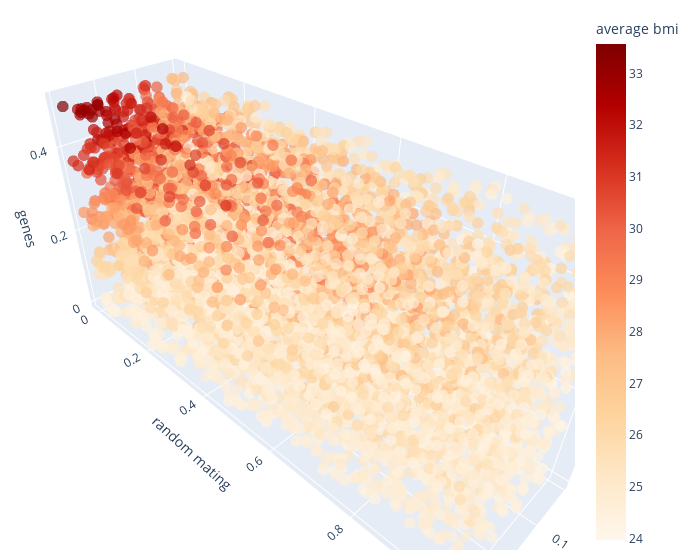

The cell this chart's notebook holds for it:
### Markdown cell above
## Average BMI

### Code cell
ef = Sensitivity(problem, df['average_bmi'], X)
ef.score('efast')
ef.plot(save=True, filepath= plots_path + 'snp-efast-average-bmi.pdf',
    move=True, moving_path= '../manuscript/plots/')
ef.plot3D(labels={'outcome':'average bmi', 'y':'random mating', 'x':'fertility', 'z':'genes'})
sav['ef_avg_s1'] = ef.tabval('S1')
sav['ef_avg_st'] = ef.tabval('ST')

### Figure 1 — Plotly figure (JSON) as saved in the notebook; plotly's stock layout.template omitted (floating-point values rounded to 4 significant figures; data arrays with more than 128 entries replaced by an {"elided": "..."} marker saying what was removed)
{"data": [{"hovertemplate": "p_fertility_factor=%{x}<br>p_random_mating=%{y}<br>p_genetic_variance=%{z}<br>average_bmi=%{marker.color}<extra></extra>", "legendgroup": "", "marker": {"color": {"elided": "6000 float values"}, "coloraxis": "coloraxis", "opacity": 0.7, "size": 4, "symbol": "circle"}, "mode": "markers", "name": "", "scene": "scene", "showlegend": false, "type": "scatter3d", "x": {"elided": "6000 float values"}, "y": {"elided": "6000 float values"}, "z": {"elided": "6000 float values"}}], "layout": {"coloraxis": {"colorbar": {"title": {"text": "average bmi"}}, "colorscale": [[0.0, "rgb(255,247,236)"], [0.125, "rgb(254,232,200)"], [0.25, "rgb(253,212,158)"], [0.375, "rgb(253,187,132)"], [0.5, "rgb(252,141,89)"], [0.625, "rgb(239,101,72)"], [0.75, "rgb(215,48,31)"], [0.875, "rgb(179,0,0)"], [1.0, "rgb(127,0,0)"]]}, "legend": {"tracegroupgap": 0}, "margin": {"b": 10, "l": 10, "r": 20, "t": 10}, "scene": {"domain": {"x": [0.0, 1.0], "y": [0.0, 1.0]}, "xaxis": {"title": {"text": "fertility"}}, "yaxis": {"title": {"text": "random mating"}}, "zaxis": {"title": {"text": "genes"}}}, "width": 700}}
